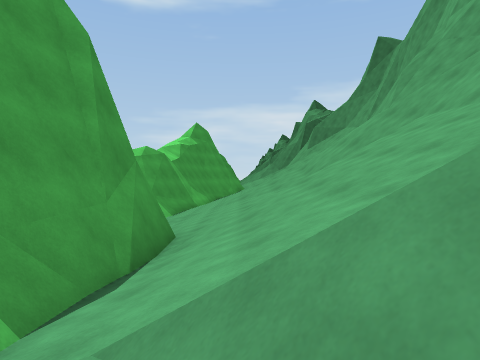
view 1 (above)

17 first-person views from a walk through a scene from a Unity 3-D project. The camera is 1.3 m above the floor, looks level and sees 75° across. The floor is counted in squares, 2 m on a side. Each view is taken from the middle of a square. On the plan, view 1 faces up. The plan holds only what a view shows up to about 10 squares ahead; the rest is blank. The place goes on beyond the plan. The player character is not drawn. Surface patterns are stand-ins for the level's own textures.

view 2
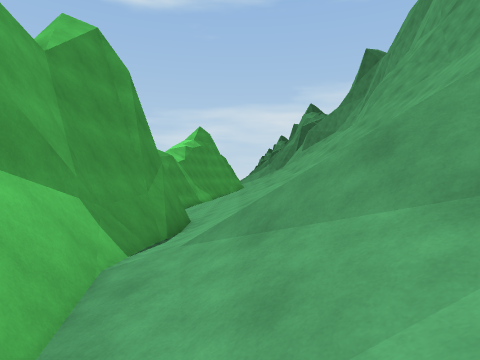

view 3
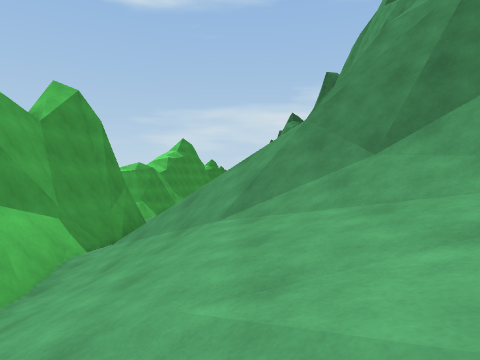

view 4
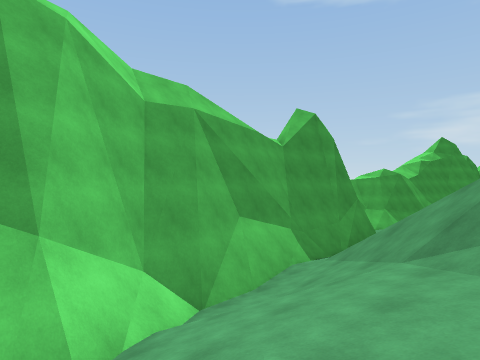

view 5
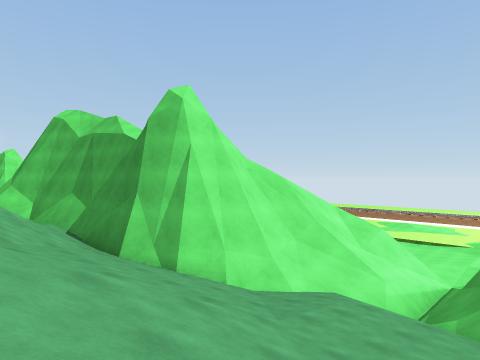

view 6
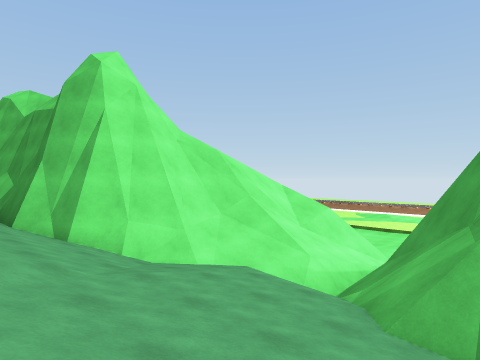

view 7
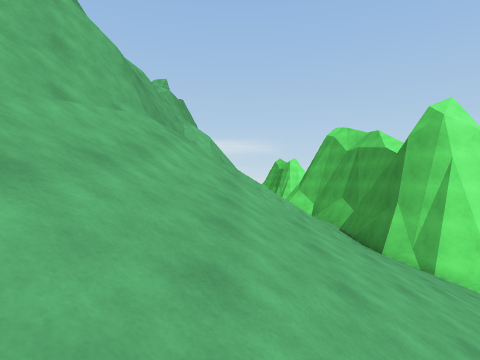

view 8
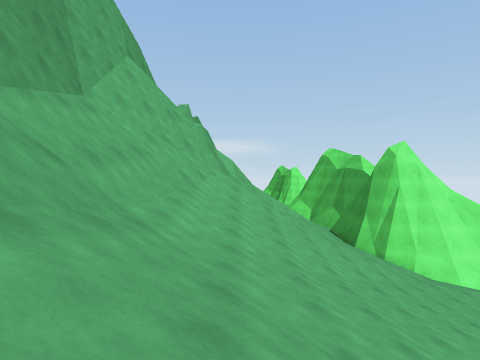

view 9
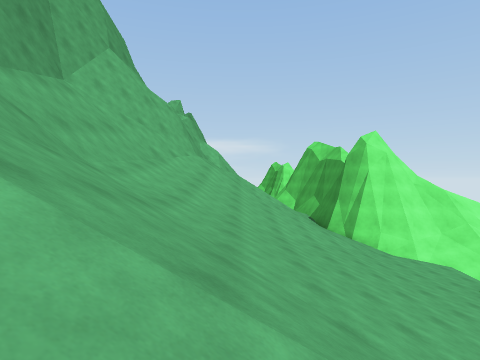

view 10
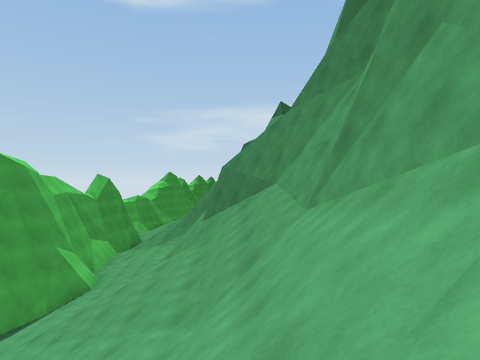

view 11
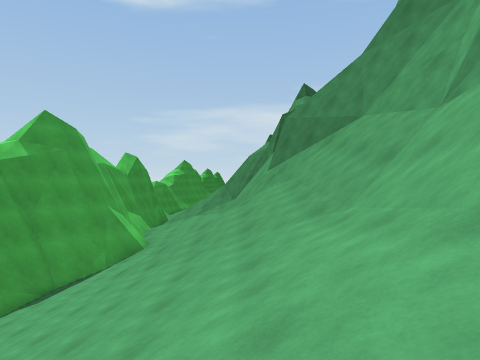

view 12
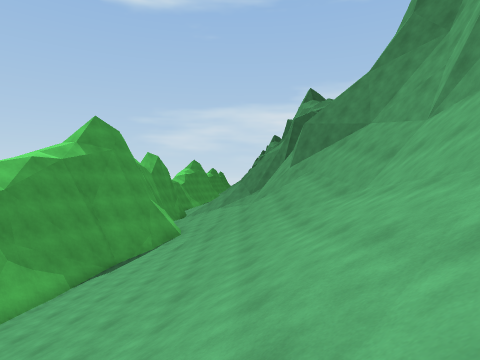

view 13
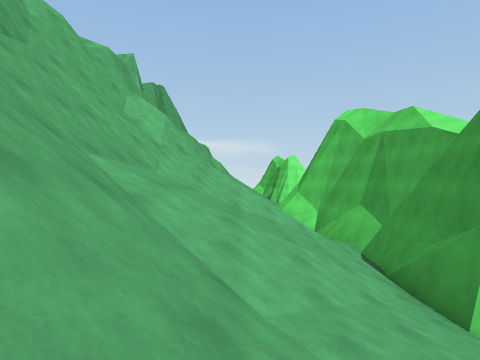

view 14
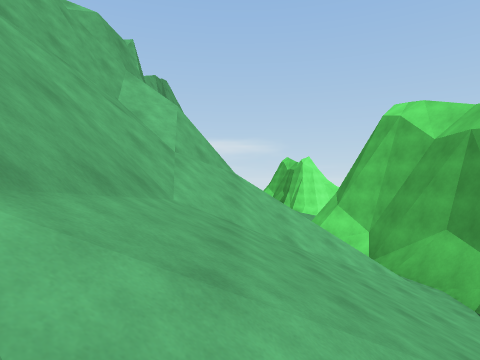

view 15
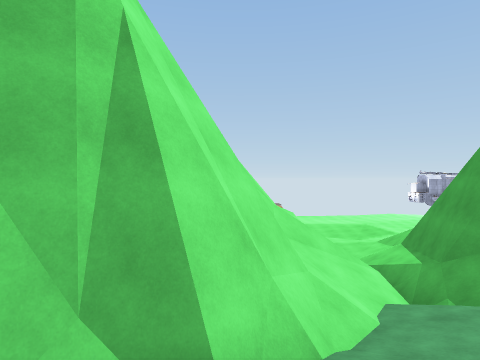

view 16
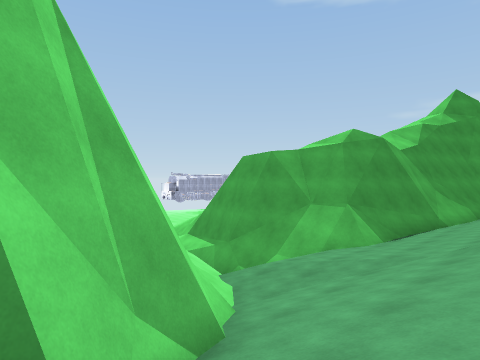

view 17
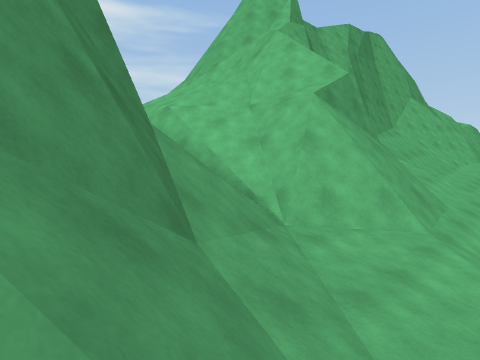

### Floor plan
Key: @ floor where view 1 was taken; # wall or solid block; . main floor; - floor 0.5 m lower than the main floor; : floor 0.75 m higher than the main floor; + floor 1 m higher than the main floor; _ floor 1 m lower than the main floor; * floor 1.5 m higher than the main floor; < floor 2 m lower than the main floor; ( floor 2.5 m lower than the main floor; % floor 3 m higher than the main floor; & floor 3.5 m higher than the main floor; / step, stairs or slope; = window, fence, low wall or low ledge; ^ raised ledge; v drop or lower ground.
Columns run from 10 left of view 1 to 8 right of it. Each row starts with its distance up from view 1.
 23         ##+*  ##
 22         #:+////##
 21        ##:+////=##
 20        ##:+//////#
 19        #/:///////#
 18        #.:///////##
 17        #.:///////##
 16       ##.:////////#
 15     ^^#-.:////////#
 14   ^^#//-.:////////#
 13 #=##//_..////////##
 12 (<vv=/_..///////##
 11 # vv=/_..//////##
 10 #=////_-///////##
  9  //=///////////##
  8    /=^##////////##
  7     /=^##////////#
  6      ^  #////////#
  5         #////////#
  4         #////////#
  3         #////////#
  2         #///////##
  1         #/////=/#
  0         #:@//=#/#
 -1         ##////###
 -2         ##//%///#
 -3         ^#//%&//#
 -4          ##////##
 -5          ## //###

Positions as (right, up) in squares from view 1, and headings:
1: (0, 0), facing up
2: (0, -2), facing up
3: (2, -5), facing up
4: (3, -5), facing up-left
5: (2, 14), facing down-left
6: (0, 15), facing down-left
7: (3, 16), facing down
8: (4, 21), facing down
9: (3, 22), facing down
10: (6, 13), facing up
11: (4, 13), facing up
12: (3, 11), facing up
13: (2, 11), facing down
14: (3, 8), facing down
15: (0, 8), facing left
16: (0, 6), facing up-left
17: (2, 0), facing down-right
